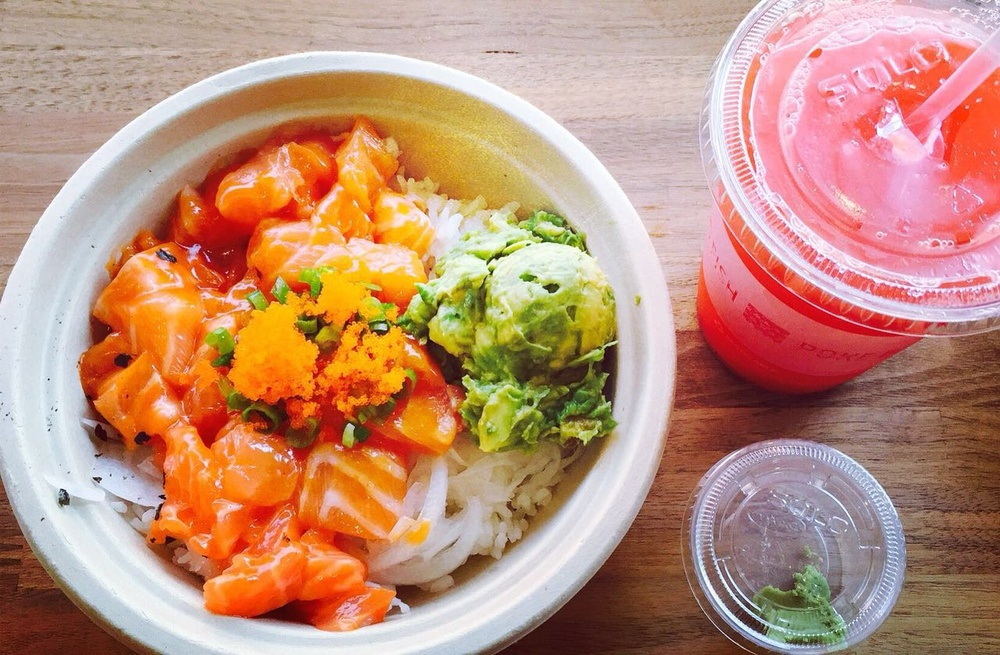
%> input picture lab3/poke.jpg, 1000 x 655 px, shrunk from 1280 x 838 before the run
$ octave sobelTest.m   (GNU Octave 9; MATLAB toolbox functions it lacks are replaced by stand-ins)
%> lines starting %> are read from the running program, lines starting %| are printed output that depends on the picture
### lab3/sobel.m
function [horz,vert,sum,rawMag, rawDir, dir]= sobel(grayImg)
fx=1/8*[-1 0 1;-2 0 2;-1 0 1];
fy=1/8*[1 2 1;0 0 0;-1 -2 -1];
horz=filter2(fx,grayImg);
vert=filter2(fy,grayImg);
sum=horz+vert;
rawMag=sqrt(horz.^2+vert.^2);
rawDir=atan2(vert,horz);
dir=rawDir;
rawDir=((rawDir+pi)./(2*pi)).*255;
dir(find(rawMag<10))=0;
dir=((dir+pi)./(2*pi)).*255;
end

### lab3/sobelTest.m
poke=imread('poke.jpg');
%> poke is the input picture: size 655x1000x3 uint8; mean R, G, B 191.5, 144.3, 121.4
poke=rgb2gray(poke);
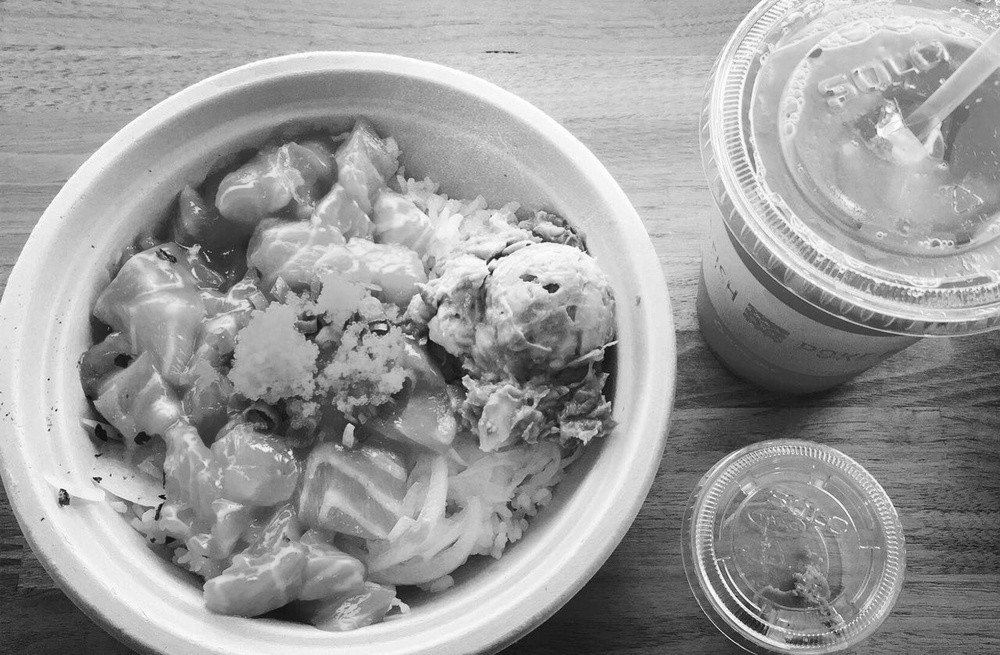
%> poke: size 655x1000 uint8; min 8, max 255, mean 155.8
[pokeH,pokeV, pokeS, pokeM, pokeD, pokeL]=sobel(poke);
%> in sobel, `sum=horz+vert;`:
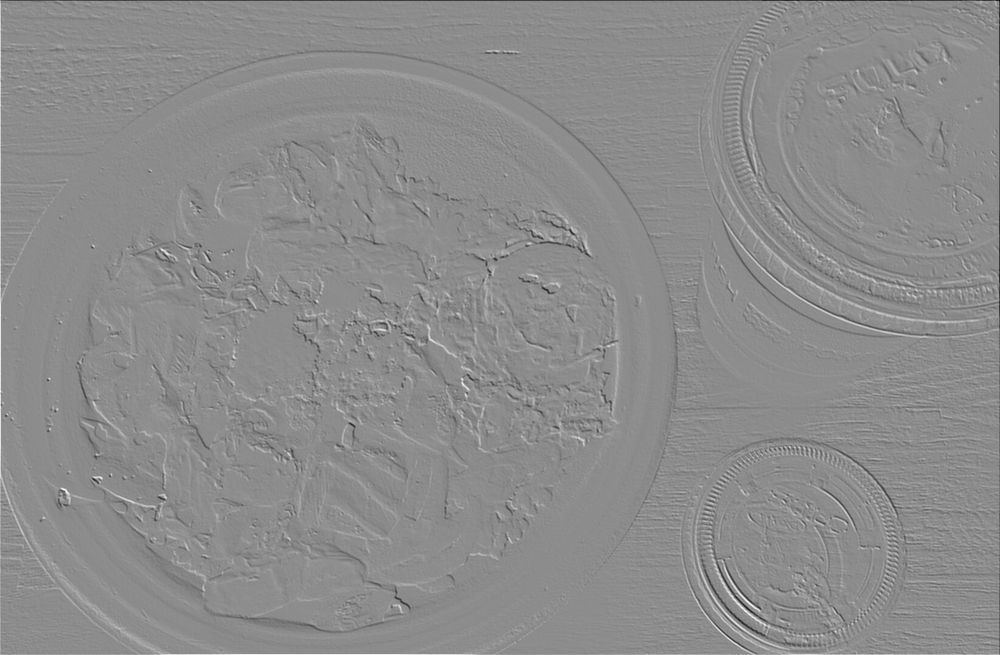
%> sum: size 655x1000 double; min -175.2, max 143.2, mean 0; drawn with min black and max white
%> in sobel, `rawMag=sqrt(horz.^2+vert.^2);`:
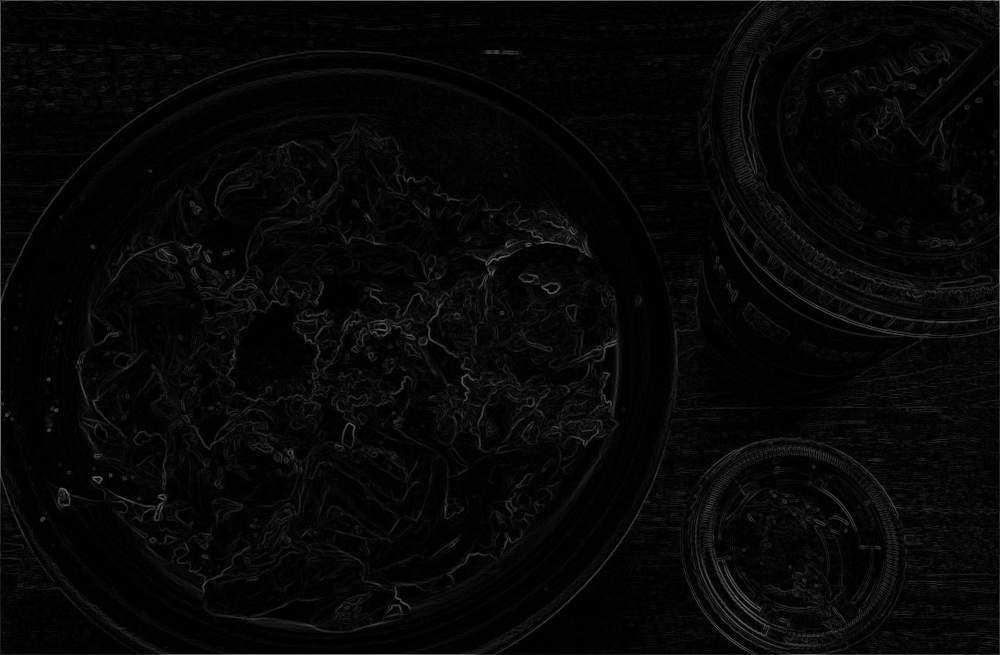
%> rawMag: size 655x1000 double; min 0, max 126, mean 7.5
%> in sobel, `rawDir=atan2(vert,horz);`:
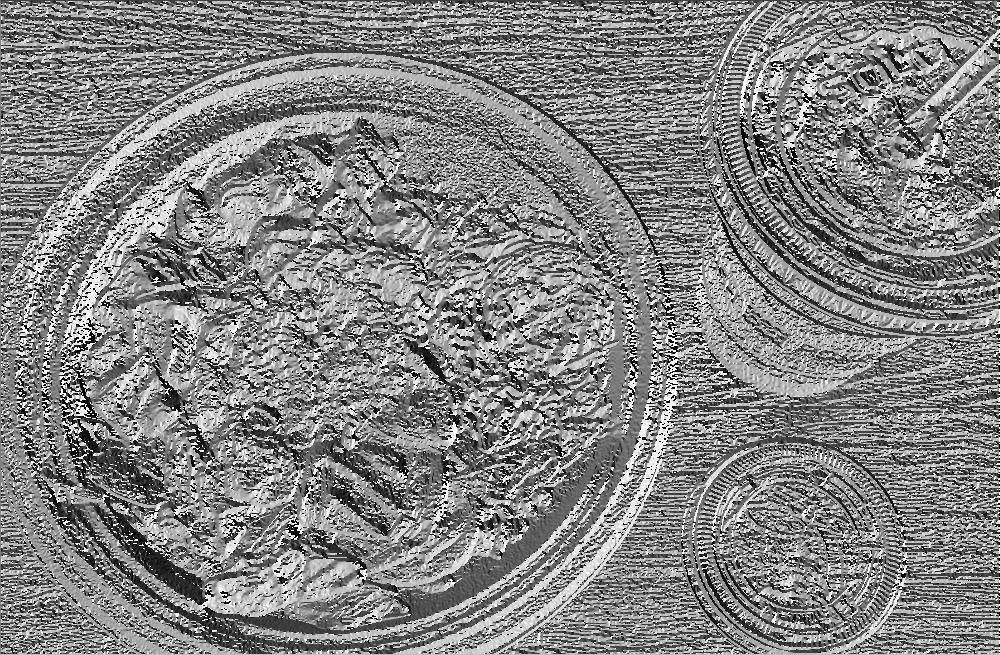
%> rawDir: size 655x1000 double; min -3.14, max 3.14, mean 0.106; drawn with min black and max white
%> in sobel, `dir(find(rawMag<10))=0;`:
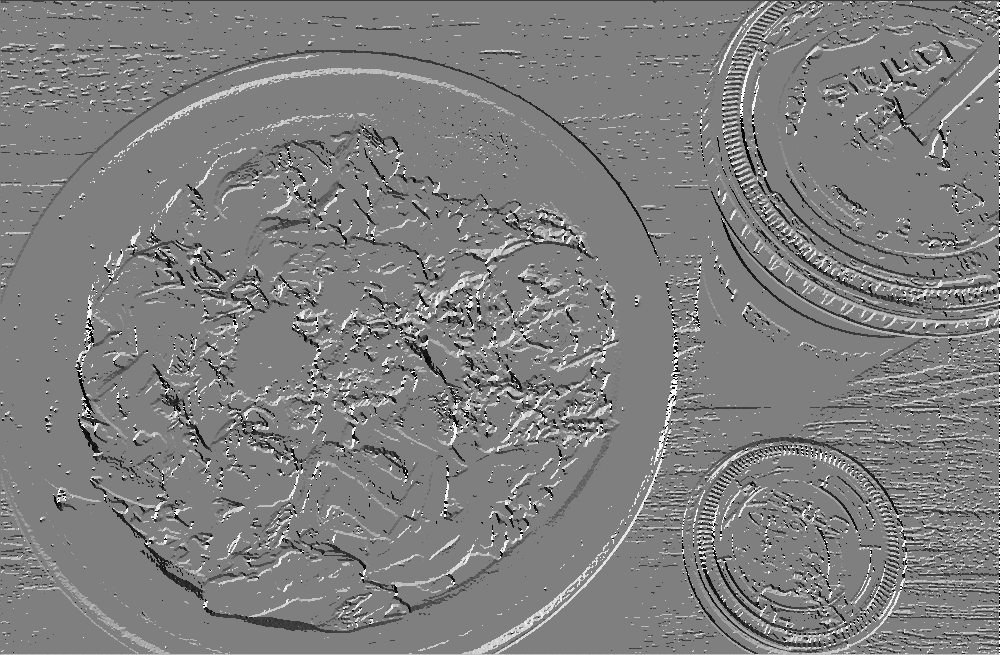
%> dir: size 655x1000 double; min -3.14, max 3.14, mean 0.00233; drawn with min black and max white
imtool(uint8(pokeH * 15));
imtool(uint8(pokeV * 15));
imtool(uint8(pokeS *15));
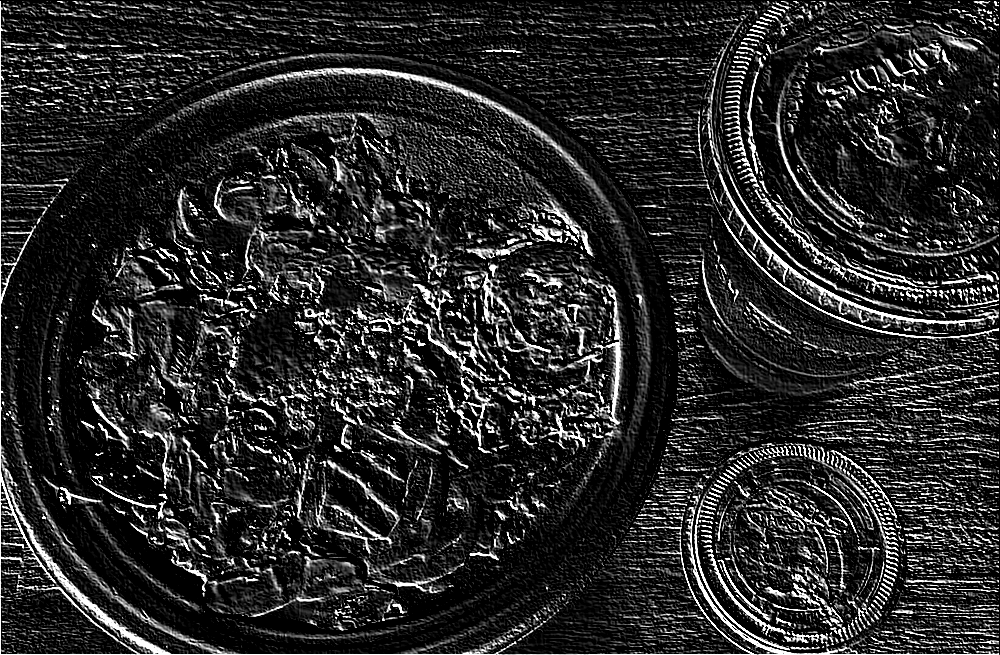
%> displayed picture: size 655x1000, on the screen's scale of 0 to 255; min 0, max 255, mean 41.6
imtool(uint8(pokeM *15));
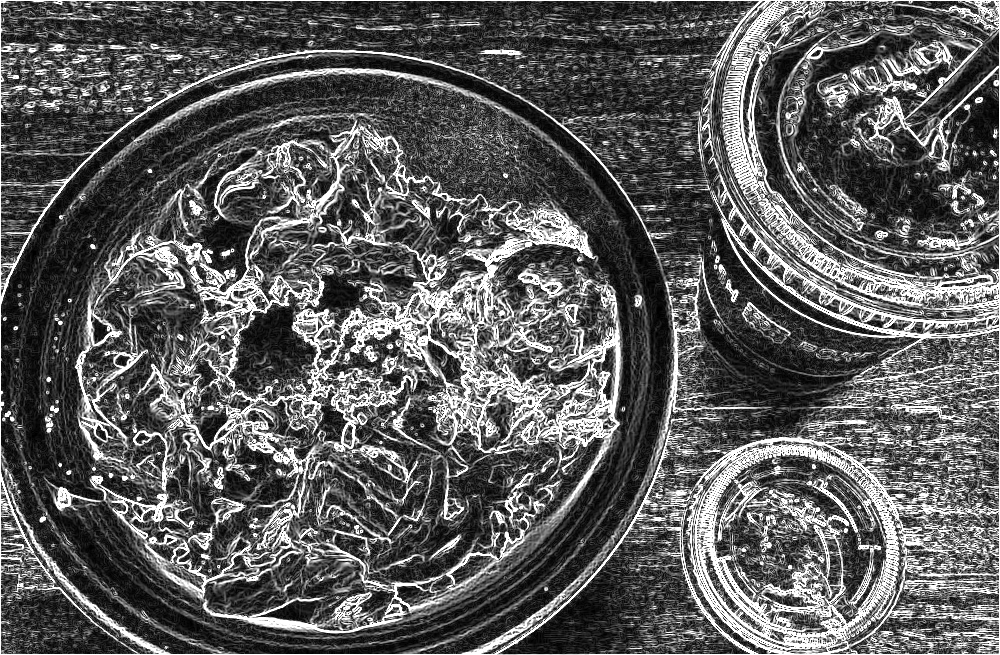
%> displayed picture: size 655x1000, on the screen's scale of 0 to 255; min 0, max 255, mean 92.5
imtool(uint8(pokeD));
imtool(uint8(pokeL));

$ run again, with lab3/Raw direction.png saved as lab3/poke.jpg
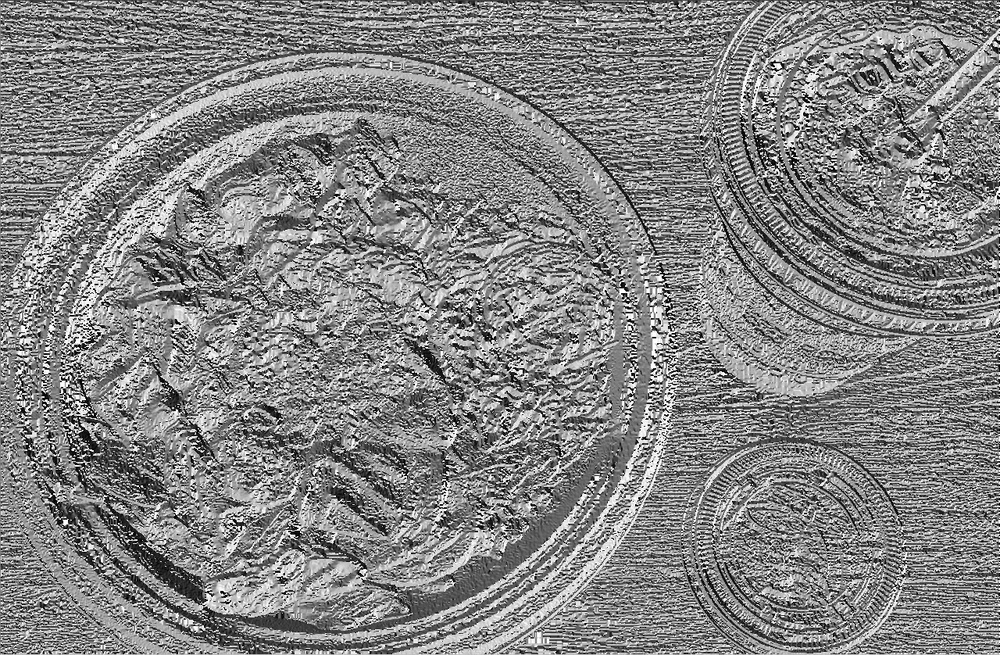
%> input picture lab3/Raw direction.png, 1000 x 655 px, shrunk from 1280 x 838 before the run
%> poke is the input picture: size 655x1000 uint8; min 0, max 255, mean 132
%> in sobel, `dir(find(rawMag<10))=0;`:
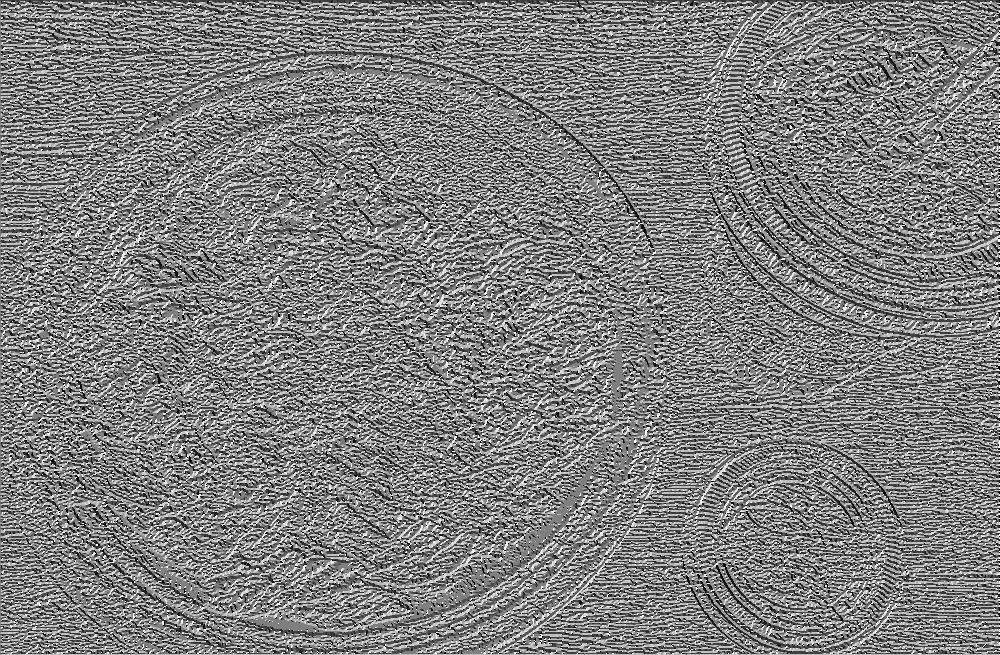
%> dir: size 655x1000 double; min -3.14, max 3.14, mean 0.00752; drawn with min black and max white
%> `imtool(uint8(pokeM *15));`:
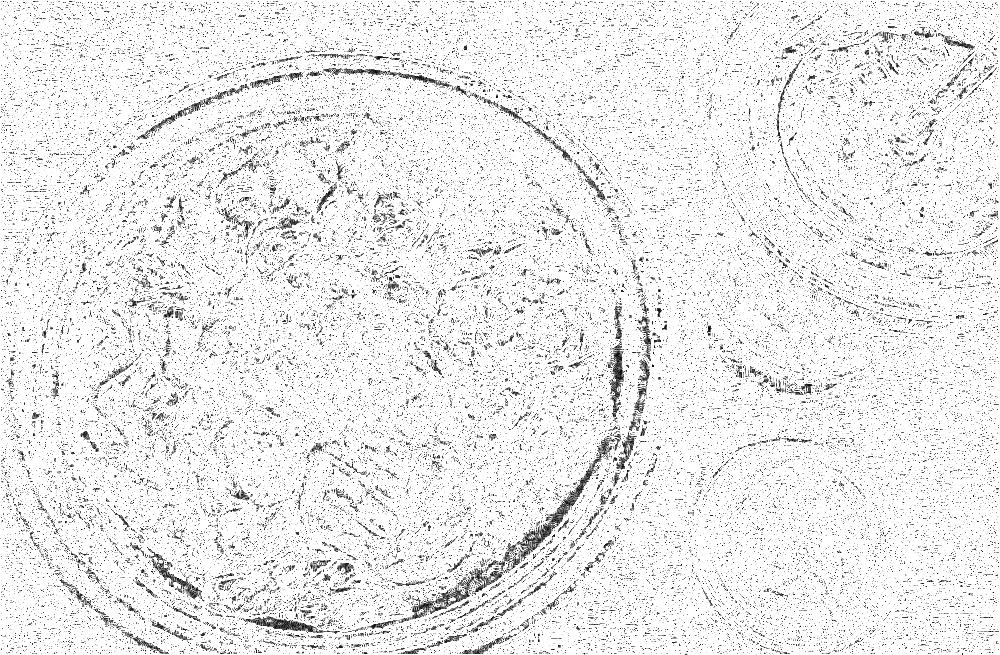
%> displayed picture: size 655x1000, on the screen's scale of 0 to 255; min 0, max 255, mean 235.4

$ run again, with lab3/Raw magnitude.png saved as lab3/poke.jpg
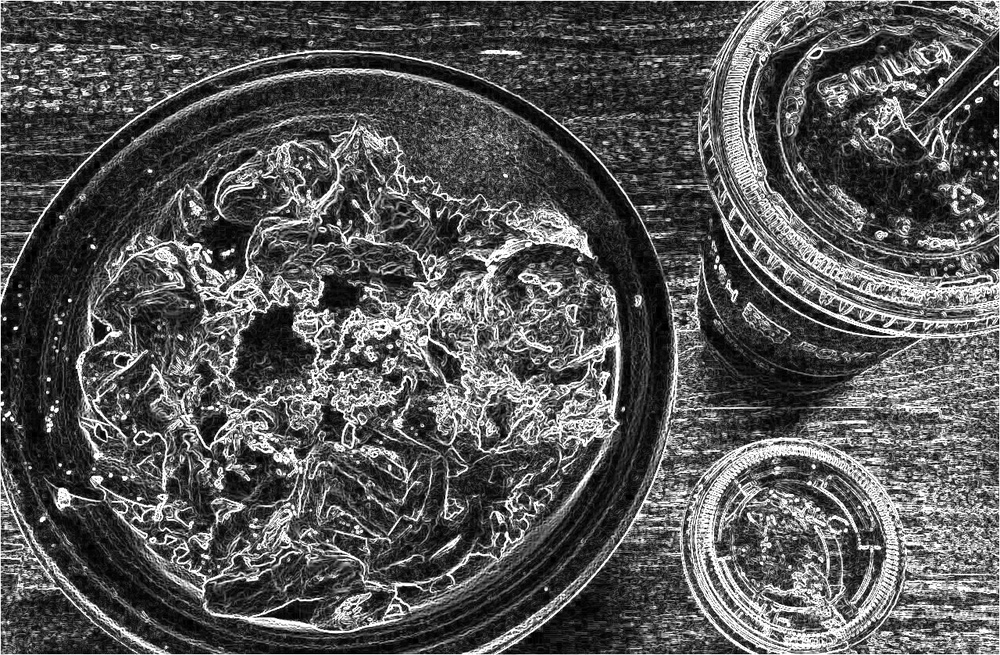
%> input picture lab3/Raw magnitude.png, 1000 x 655 px, shrunk from 1280 x 838 before the run
%> poke is the input picture: size 655x1000 uint8; min 0, max 255, mean 86.1
%> `imtool(uint8(pokeM *15));`:
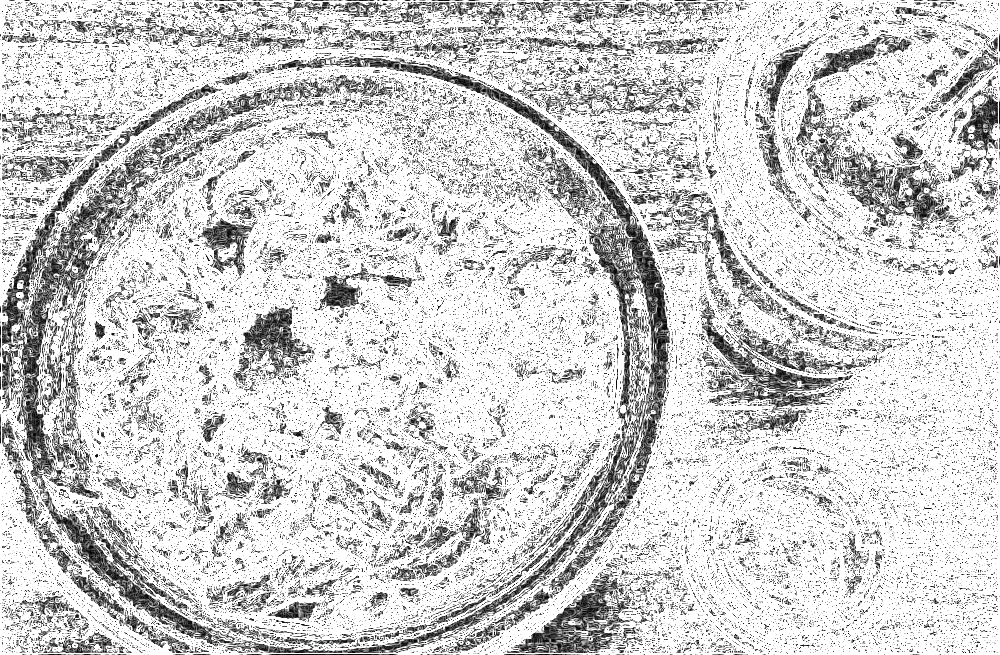
%> displayed picture: size 655x1000, on the screen's scale of 0 to 255; min 0, max 255, mean 205.3
